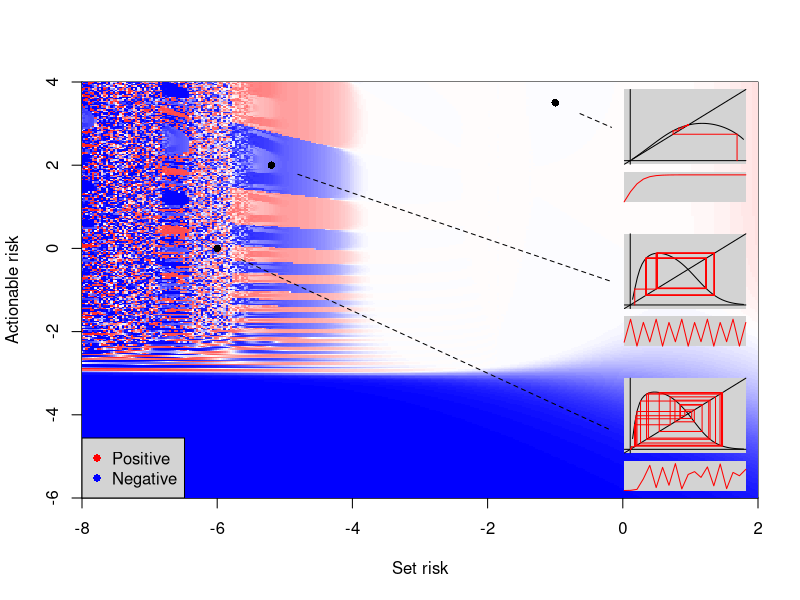
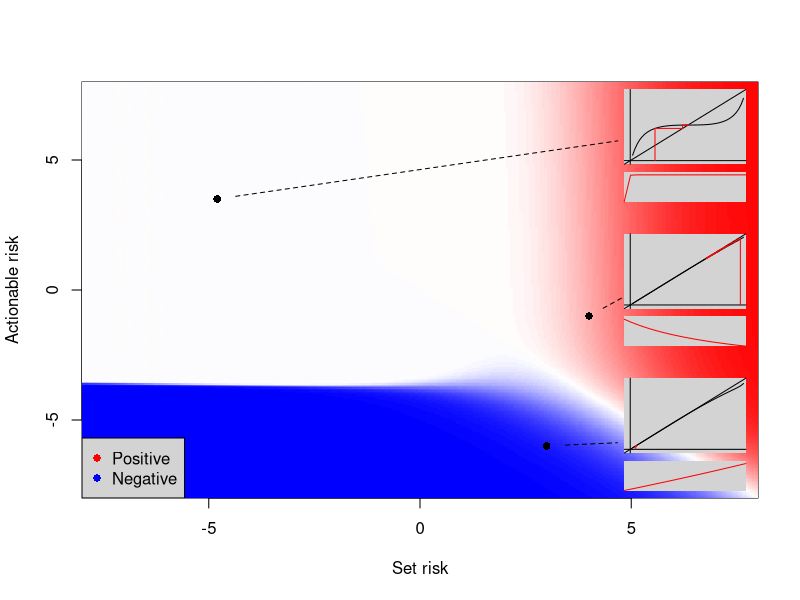

Write the R code that produced these figures, in order.
########################################################
## Draw figure 4 for manuscript                       ##
## James Liley, 6 Oct 2020                            ##
########################################################
##
## Throughout, we have
## xs and xa are univariate
## xl is constant at 0, and gL(.,xl)=xl
## g denotes g^A_e
## f denotes f_e

# Auxiliary functions
logit=function(x,sc=1) 1/ (1+ exp(-sc*x))
ilogit=function(x,sc=1) -log(1/x  - 1)/sc

## Resolution
res=300

## Number of epochs
N=25

## Wrapper function; we will use two sets of values for f,g
plotfg=function(f,g,xslim,xalim,tp1=c(-4.8,4),tp2=c(-5.2,2),tp3=c(-7,1)) {
  
## Points to evaluate at
xs=seq(xslim[1],xslim[2],length.out=res)
xa=seq(xalim[1],xalim[2],length.out=res)
  
# ptn(n,xs,xa) = P(Y(n)|Xs(0,n)=xs,Xa(0,n)=xa)
# = probability of outcome in epoch e, given Xs and Xa at time 0
# We can't use recursion as number of calls will grow exponentially:
#  since rho(e+1)=f(g(rho,inv.f(rho))). We use dynamic programming instead.
ptn=function(n,xs,xa) {
  p0=f(xs,xa)
  p1=f(xs,g(p0,xa))
  if (n==0) return(p0)
  if (n==1) return(p1)
  if (n>1) {
    pn=outer(1:length(xs),rep(0,n+1)) # pn[,i+1]=risk at epoch i/score fitted at epoch i
    xan=outer(1:length(xa),rep(0,n+1)) # xan[,i+1]=xa at epoch i
    pn[,1]=p0 # score from epoch 1 is p0
    pn[,2]=p1 # score from epoch 1 is p0
    xan[,1]=xa # at epoch 0, xa stays as is
    xan[,2]=g(p0,xa) # at epoch 1, we intervene on p0
    for (i in 2:n) {
      xan[,i+1]=g(pn[,i],xan[,i]) # Intervene on previous xa on basis of previous risk score
      pn[,i+1]=f(xs,xan[,i+1]) # Fit new risk score
    }
    return(pn[,n+1])
  }
}


## Update function from rho_n to rho_(n+1). This requires inverting f.
# Inverse of f. Can only be done for one value of xs at a time
f_inv=function(x,xs=xs0) {
  xas=seq(-10,10,length=10000)
  y=f(xs,xas)
  return(approx(y,xas,x)$y)
}
h=function(x,xs=xs0,xa=xa0) f(xs,g(x,f_inv(x,xs=xs)))


##' @name re
##' Function to compute rho_e. 
##' @param xs test point xs value
##' @param xa test point xa value
##' @param e number of iterations
re=function(xs,xa,e) {
  if (e==0) return(f(xs,xa)) else return(h(re(xs,xa,e-1),xs,xa))
}

# Recall xs and xa are linear sequences across the plot range.
x0=outer(xs,xa,f)
xn=outer(xs,xa,function(x,y) ptn(N,x,y)) # matrix of values of true risk P(Y_N|X_N(0)=(xs,xa)) at epoch N. Equivalentl to predicted risk at epoch N+1.
xd=xn-0.5


# Colours
icol2=colorRampPalette(c("blue","white","red"))(100)


plot(0,type="n",xlim=range(xs),ylim=range(xa),xlab="Set risk",ylab="Actionable risk",
  xaxs="i",yaxs="i")
image(xs,xa,xd,col=icol2,breaks=seq(-max(abs(xd)),max(abs(xd)),length=1+length(icol2)),add=T)
#contour(xs,xa,xd,add=T)
legend("bottomleft",c("Positive","Negative"),
  col=c("red","blue"),pch=16,bg="lightgray")


##' @name plotp 
##' This function draws a cobweb plot and a zig-zag plot
##'  showing convergence or divergence of rho_e at some 
##'  point. 
##' @param xs test point xs value
##' @param xa test point xa value
##' @param locx top-right corner of plot
##' @param locy top-left corner of plot
##' @param scx x-scale for plot, on scale of original
##' @param scy y-scale for plot, on scale of original
##' @param ... passed to lines()
##' @returns null, draws plot (on top of existing)
plotp=function(xs,xa,locx,locy,scx=1,scy=1,...) {
  
  # Evaluate rho_e at (xs,xa) for epochs 1-20. Inefficient, but at this scale OK.
  rho_e=rep(0,20); 
  for (e in 1:length(rho_e)) rho_e[e]=re(xs,xa,e)
  
  # Some parameters
  ztop=1.1 # top margin of zigzag plot 
  zbottom=1.5
  
  # Add plot manually. Draw white square and rectangle
  polygon(c(locx,locx+scx,locx+scx,locx),c(locy,locy,locy-scy,locy-scy),
    col="lightgray",border=NA)
  polygon(c(locx,locx+scx,locx+scx,locx),
    c(locy-scy*ztop,locy-scy*ztop,locy-scy*zbottom,locy-scy*zbottom),
    col="lightgray",border=NA)
  
  # Transforms for x and y
  xtrans=function(x) locx + 0.05*scx + 0.95*scx*x
  ytrans=function(y) locy - scy + 0.05*scy + 0.95*scy*y
  
  # Draw x and y axes
  lines(xtrans(c(-0.05,1)),ytrans(c(0,0)))
  lines(xtrans(c(0,0)),ytrans(c(-0.05,1)))
  
  # Draw update function and xy line
  xv=seq(0,1,length=50)
  lines(xtrans(xv),ytrans(h(xv,xs,xa)))
  lines(xtrans(c(-0.05,1)),ytrans(c(-0.05,1)))
  
  # Draw cobweb  
  x=f(xs,xa); y=0
  for (i in 1:25) {
    y2=h(x,xs,xa)
    lines(xtrans(c(x,x)),ytrans(c(y,y2)),col="red")
    lines(xtrans(c(x,y2)),ytrans(c(y2,y2)),col="red")
    x=y2; y=x
  }
  
  # Draw plot underneath
  lines(locx + scx*seq(0,1,length=length(rho_e)),
    locy - scy*zbottom + 0.9*scy*(zbottom-ztop)*(rho_e-min(rho_e))/(max(rho_e)-min(rho_e)),
    col="red")
  
}

vscx=0.18 # size of small boxes
scx=vscx*(xslim[2]-xslim[1])
scy=vscx*(xalim[2]-xalim[1])


# Draw small boxes
plotp(tp1[1],tp1[2],xslim[2]-1.1*scx,xalim[2]-0.1*scy,scx,scy)
plotp(tp2[1],tp2[2],xslim[2]-1.1*scx,mean(xalim) + 0.75*scy,scx,scy)
plotp(tp3[1],tp3[2],xslim[2]-1.1*scx,xalim[1]+1.6*scy,scx,scy)

# Links
points(tp1[1],tp1[2],col="black",pch=16,cex=1)
points(tp2[1],tp2[2],col="black",pch=16,cex=1)
points(tp3[1],tp3[2],col="black",pch=16,cex=1)

# brief function to draw line with fixed length gap at end
gline=function(x,y,sub=0.9,...) {
  dx=sqrt((x[2]-x[1])^2 + (y[2]-y[1])^2)
  lines(mean(x) + ((dx-sub)/dx)*(x-mean(x)),mean(y) + ((dx-sub)/dx)*(y-mean(y)),...)
}
gline(c(tp1[1],xslim[2]-scx),c(tp1[2],xalim[2]-0.75*scy),col="black",lty=2)
gline(c(tp2[1],xslim[2]-scx),c(tp2[2],mean(xalim)),col="black",lty=2)
gline(c(tp3[1],xslim[2]-scx),c(tp3[2],xalim[1]+0.75*scy),col="black",lty=2)

}



### Plot 1
f=function(xs,xa,sc=1) logit(sc*(xs + xa))
g=function(r,xa) (xa + 0.5*(xa+sqrt(1+xa^2)))*(1-r) + (xa - 0.5*(xa+sqrt(1+xa^2)))*r


# Comment/uncomment to save 
save_dir="./"
pdf(paste0(save_dir,"chaos_plot_1.pdf"),width=5,height=5)
#jpeg(paste0(save_dir,"chaos_plot_1.jpg"),width=5,height=5,units="in",res=400)
plotfg(f,g,c(-8,2),c(-6,4),tp1=c(-1,3.5),tp2=c(-5.2,2),tp3=c(-6,0))
dev.off()



### Plot 2
f=function(xs,xa,sc=1) logit(sc*(xs + xa))
g=function(r,xa) (xa + 2*logit(xa))*(1-r) + (xa - 2*logit(xa))*r


# Comment/uncomment to save 
save_dir="./"
pdf(paste0(save_dir,"chaos_plot_2.pdf"),width=5,height=5)
#jpeg(paste0(save_dir,"chaos_plot_2.jpg"),width=5,height=5,units="in",res=400)
plotfg(f,g,c(-8,8),c(-8,8),tp1=c(-4.8,3.5),tp2=c(4,-1),tp3=c(3,-6))
dev.off()



